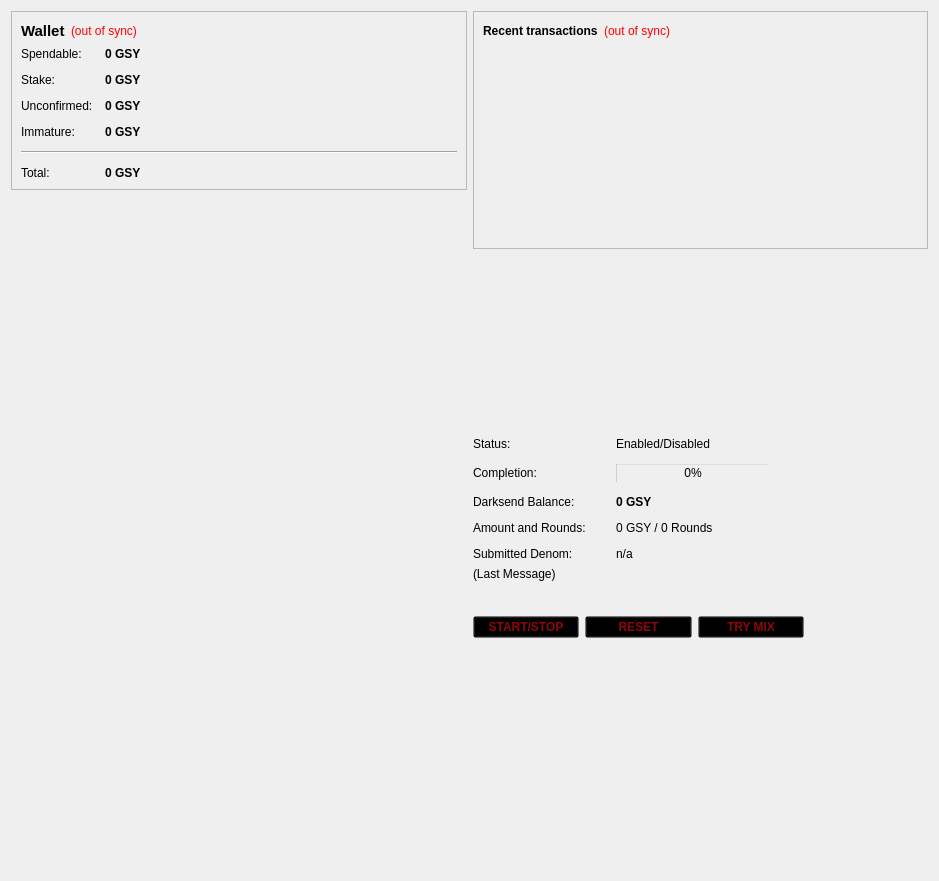
<?xml version="1.0" encoding="UTF-8"?>
<ui version="4.0">
 <class>OverviewPage</class>
 <widget class="QWidget" name="OverviewPage">
  <property name="geometry">
   <rect>
    <x>0</x>
    <y>0</y>
    <width>939</width>
    <height>881</height>
   </rect>
  </property>
  <property name="windowTitle">
   <string>Form</string>
  </property>
  <layout class="QHBoxLayout" name="horizontalLayout" stretch="0,0">
   <item>
    <layout class="QVBoxLayout" name="verticalLayout_2">
     <item>
      <widget class="QFrame" name="frame">
       <property name="frameShape">
        <enum>QFrame::StyledPanel</enum>
       </property>
       <property name="frameShadow">
        <enum>QFrame::Raised</enum>
       </property>
       <layout class="QVBoxLayout" name="verticalLayout_4">
        <item>
         <layout class="QHBoxLayout" name="horizontalLayout_4">
          <item>
           <widget class="QLabel" name="label_5">
            <property name="font">
             <font>
              <pointsize>11</pointsize>
              <weight>75</weight>
              <bold>true</bold>
             </font>
            </property>
            <property name="text">
             <string>Wallet</string>
            </property>
           </widget>
          </item>
          <item>
           <widget class="QLabel" name="labelWalletStatus">
            <property name="toolTip">
             <string>The displayed information may be out of date. Your wallet automatically synchronizes with the GenesysCoin network after a connection is established, but this process has not completed yet.</string>
            </property>
            <property name="styleSheet">
             <string notr="true">QLabel { color: red; }</string>
            </property>
            <property name="text">
             <string notr="true">(out of sync)</string>
            </property>
            <property name="alignment">
             <set>Qt::AlignLeading|Qt::AlignLeft|Qt::AlignVCenter</set>
            </property>
           </widget>
          </item>
          <item>
           <spacer name="horizontalSpacer_2">
            <property name="orientation">
             <enum>Qt::Horizontal</enum>
            </property>
            <property name="sizeHint" stdset="0">
             <size>
              <width>40</width>
              <height>20</height>
             </size>
            </property>
           </spacer>
          </item>
         </layout>
        </item>
        <item>
         <layout class="QFormLayout" name="formLayout_2">
          <property name="fieldGrowthPolicy">
           <enum>QFormLayout::AllNonFixedFieldsGrow</enum>
          </property>
          <property name="horizontalSpacing">
           <number>12</number>
          </property>
          <property name="verticalSpacing">
           <number>12</number>
          </property>
          <item row="0" column="0">
           <widget class="QLabel" name="label">
            <property name="text">
             <string>Spendable:</string>
            </property>
           </widget>
          </item>
          <item row="0" column="1">
           <widget class="QLabel" name="labelBalance">
            <property name="font">
             <font>
              <weight>75</weight>
              <bold>true</bold>
             </font>
            </property>
            <property name="cursor">
             <cursorShape>IBeamCursor</cursorShape>
            </property>
            <property name="toolTip">
             <string>Your current spendable balance</string>
            </property>
            <property name="text">
             <string notr="true">0 GSY</string>
            </property>
            <property name="textInteractionFlags">
             <set>Qt::LinksAccessibleByMouse|Qt::TextSelectableByKeyboard|Qt::TextSelectableByMouse</set>
            </property>
           </widget>
          </item>
          <item row="1" column="0">
           <widget class="QLabel" name="label_6">
            <property name="text">
             <string>Stake:</string>
            </property>
           </widget>
          </item>
          <item row="1" column="1">
           <widget class="QLabel" name="labelStake">
            <property name="font">
             <font>
              <weight>75</weight>
              <bold>true</bold>
             </font>
            </property>
            <property name="cursor">
             <cursorShape>IBeamCursor</cursorShape>
            </property>
            <property name="toolTip">
             <string>Total of coins that was staked, and do not yet count toward the current balance</string>
            </property>
            <property name="text">
             <string notr="true">0 GSY</string>
            </property>
            <property name="textInteractionFlags">
             <set>Qt::LinksAccessibleByMouse|Qt::TextSelectableByKeyboard|Qt::TextSelectableByMouse</set>
            </property>
           </widget>
          </item>
          <item row="2" column="0">
           <widget class="QLabel" name="label_3">
            <property name="text">
             <string>Unconfirmed:</string>
            </property>
           </widget>
          </item>
          <item row="2" column="1">
           <widget class="QLabel" name="labelUnconfirmed">
            <property name="font">
             <font>
              <weight>75</weight>
              <bold>true</bold>
             </font>
            </property>
            <property name="cursor">
             <cursorShape>IBeamCursor</cursorShape>
            </property>
            <property name="toolTip">
             <string>Total of transactions that have yet to be confirmed, and do not yet count toward the current balance</string>
            </property>
            <property name="text">
             <string notr="true">0 GSY</string>
            </property>
            <property name="textInteractionFlags">
             <set>Qt::LinksAccessibleByMouse|Qt::TextSelectableByKeyboard|Qt::TextSelectableByMouse</set>
            </property>
           </widget>
          </item>
          <item row="3" column="0">
           <widget class="QLabel" name="labelImmatureText">
            <property name="text">
             <string>Immature:</string>
            </property>
           </widget>
          </item>
          <item row="3" column="1">
           <widget class="QLabel" name="labelImmature">
            <property name="font">
             <font>
              <weight>75</weight>
              <bold>true</bold>
             </font>
            </property>
            <property name="toolTip">
             <string>Mined balance that has not yet matured</string>
            </property>
            <property name="text">
             <string notr="true">0 GSY</string>
            </property>
            <property name="textInteractionFlags">
             <set>Qt::LinksAccessibleByMouse|Qt::TextSelectableByKeyboard|Qt::TextSelectableByMouse</set>
            </property>
           </widget>
          </item>
          <item row="4" column="0" colspan="2">
           <widget class="Line" name="line">
            <property name="orientation">
             <enum>Qt::Horizontal</enum>
            </property>
           </widget>
          </item>
          <item row="5" column="0">
           <widget class="QLabel" name="labelTotalText">
            <property name="text">
             <string>Total:</string>
            </property>
           </widget>
          </item>
          <item row="5" column="1">
           <widget class="QLabel" name="labelTotal">
            <property name="font">
             <font>
              <weight>75</weight>
              <bold>true</bold>
             </font>
            </property>
            <property name="cursor">
             <cursorShape>IBeamCursor</cursorShape>
            </property>
            <property name="toolTip">
             <string>Your current total balance</string>
            </property>
            <property name="text">
             <string notr="true">0 GSY</string>
            </property>
            <property name="textInteractionFlags">
             <set>Qt::LinksAccessibleByMouse|Qt::TextSelectableByKeyboard|Qt::TextSelectableByMouse</set>
            </property>
           </widget>
          </item>
         </layout>
        </item>
       </layout>
      </widget>
     </item>
     <item>
      <spacer name="verticalSpacer_4">
       <property name="orientation">
        <enum>Qt::Vertical</enum>
       </property>
       <property name="sizeHint" stdset="0">
        <size>
         <width>20</width>
         <height>40</height>
        </size>
       </property>
      </spacer>
     </item>
     <item>
      <widget class="QLabel" name="label_2">
       <property name="text">
        <string/>
       </property>
       <property name="pixmap">
        <pixmap resource="../bitcoin.qrc">:/images/Wallet_Logo</pixmap>
       </property>
       <property name="alignment">
        <set>Qt::AlignCenter</set>
       </property>
      </widget>
     </item>
     <item>
      <spacer name="verticalSpacer">
       <property name="orientation">
        <enum>Qt::Vertical</enum>
       </property>
       <property name="sizeHint" stdset="0">
        <size>
         <width>20</width>
         <height>40</height>
        </size>
       </property>
      </spacer>
     </item>
    </layout>
   </item>
   <item>
    <layout class="QVBoxLayout" name="verticalLayout_3">
     <item>
      <widget class="QFrame" name="frame_2">
       <property name="frameShape">
        <enum>QFrame::StyledPanel</enum>
       </property>
       <property name="frameShadow">
        <enum>QFrame::Raised</enum>
       </property>
       <layout class="QVBoxLayout" name="verticalLayout">
        <item>
         <layout class="QHBoxLayout" name="horizontalLayout_2">
          <item>
           <widget class="QLabel" name="label_4">
            <property name="text">
             <string>&lt;b&gt;Recent transactions&lt;/b&gt;</string>
            </property>
           </widget>
          </item>
          <item>
           <widget class="QLabel" name="labelTransactionsStatus">
            <property name="toolTip">
             <string>The displayed information may be out of date. Your wallet automatically synchronizes with the GenesysCoin network after a connection is established, but this process has not completed yet.</string>
            </property>
            <property name="styleSheet">
             <string notr="true">QLabel { color: red; }</string>
            </property>
            <property name="text">
             <string notr="true">(out of sync)</string>
            </property>
            <property name="alignment">
             <set>Qt::AlignRight|Qt::AlignTrailing|Qt::AlignVCenter</set>
            </property>
           </widget>
          </item>
          <item>
           <spacer name="horizontalSpacer">
            <property name="orientation">
             <enum>Qt::Horizontal</enum>
            </property>
            <property name="sizeHint" stdset="0">
             <size>
              <width>40</width>
              <height>20</height>
             </size>
            </property>
           </spacer>
          </item>
         </layout>
        </item>
        <item>
         <widget class="QListView" name="listTransactions">
          <property name="styleSheet">
           <string notr="true">QListView { background: transparent; }</string>
          </property>
          <property name="frameShape">
           <enum>QFrame::NoFrame</enum>
          </property>
          <property name="verticalScrollBarPolicy">
           <enum>Qt::ScrollBarAlwaysOff</enum>
          </property>
          <property name="horizontalScrollBarPolicy">
           <enum>Qt::ScrollBarAlwaysOff</enum>
          </property>
          <property name="selectionMode">
           <enum>QAbstractItemView::NoSelection</enum>
          </property>
         </widget>
        </item>
		</layout>
      </widget>
     </item>
	 <item>
      <spacer name="verticalSpacer_31">
       <property name="orientation">
        <enum>Qt::Vertical</enum>
       </property>
       <property name="sizeHint" stdset="0">
        <size>
         <width>20</width>
         <height>40</height>
        </size>
       </property>
      </spacer>
     </item>
		
		
<item>
<widget class="QFrame" name="frameDarksend">
<property name="sizePolicy">
             <sizepolicy hsizetype="MinimumExpanding" vsizetype="MinimumExpanding">
              <horstretch>0</horstretch>
              <verstretch>0</verstretch>
             </sizepolicy>
            </property>
<property name="minimumSize">
             <size>
              <width>301</width>
              <height>251</height>
             </size>
            </property>
      <property name="styleSheet">
       <string notr="true">background:transparent;</string>
      </property>
      <property name="frameShape">
       <enum>QFrame::StyledPanel</enum>
      </property>
      <property name="frameShadow">
       <enum>QFrame::Raised</enum>
      </property>
      <widget class="QWidget" name="verticalLayoutWidget">
       <property name="geometry">
        <rect>
         <x>0</x>
         <y>0</y>
         <width>331</width>
         <height>201</height>
        </rect>
       </property>
       <layout class="QVBoxLayout" name="verticalLayout_5">
        <item>
         <layout class="QFormLayout" name="formLayout">
          <property name="fieldGrowthPolicy">
           <enum>QFormLayout::AllNonFixedFieldsGrow</enum>
          </property>
          <property name="horizontalSpacing">
           <number>30</number>
          </property>
          <property name="verticalSpacing">
           <number>12</number>
          </property>
          <item row="0" column="0">
           <widget class="QLabel" name="label_61">
            <property name="text">
             <string>Status:</string>
            </property>
           </widget>
          </item>
          <item row="0" column="1">
           <widget class="QLabel" name="darksendEnabled">
            <property name="styleSheet">
             <string notr="true">color: rgb(0, 0, 0);</string>
            </property>
            <property name="text">
             <string>Enabled/Disabled</string>
            </property>
           </widget>
          </item>
          <item row="1" column="0">
           <widget class="QLabel" name="label_7">
            <property name="styleSheet">
             <string notr="true">color: rgb(0, 0, 0);</string>
            </property>
            <property name="text">
             <string>Completion:</string>
            </property>
           </widget>
          </item>
          <item row="1" column="1">
           <widget class="QProgressBar" name="darksendProgress">
            <property name="maximumSize">
             <size>
              <width>154</width>
              <height>16777215</height>
             </size>
            </property>
            <property name="styleSheet">
             <string notr="true">background:transparent;</string>
            </property>
            <property name="value">
             <number>0</number>
            </property>
           </widget>
          </item>
          <item row="2" column="0">
           <widget class="QLabel" name="labelAnonymizedText">
            <property name="styleSheet">
             <string notr="true">color: rgb(0, 0, 0);</string>
            </property>
            <property name="text">
             <string>Darksend Balance:</string>
            </property>
           </widget>
          </item>
          <item row="2" column="1">
           <widget class="QLabel" name="labelAnonymized">
            <property name="font">
             <font>
              <weight>75</weight>
              <bold>true</bold>
             </font>
            </property>
            <property name="styleSheet">
             <string notr="true">color: rgb(0, 0, 0);</string>
            </property>
            <property name="text">
             <string>0 GSY</string>
            </property>
           </widget>
          </item>
          <item row="3" column="0">
           <widget class="QLabel" name="label_8">
            <property name="styleSheet">
             <string notr="true">color: rgb(0, 0, 0);</string>
            </property>
            <property name="text">
             <string>Amount and Rounds:</string>
            </property>
           </widget>
          </item>
          <item row="3" column="1">
           <widget class="QLabel" name="labelAmountRounds">
            <property name="styleSheet">
             <string notr="true">color: rgb(0, 0, 0);</string>
            </property>
            <property name="text">
             <string>0 GSY / 0 Rounds</string>
            </property>
           </widget>
          </item>
          <item row="4" column="0">
           <widget class="QLabel" name="label_9">
            <property name="styleSheet">
             <string notr="true">color: rgb(0, 0, 0);</string>
            </property>
            <property name="text">
             <string>Submitted Denom:</string>
            </property>
           </widget>
          </item>
          <item row="4" column="1">
           <widget class="QLabel" name="labelSubmittedDenom">
            <property name="statusTip">
             <string>The denominations you submitted to the Skynode. To mix, other users must submit the exact same denominations.</string>
            </property>
            <property name="styleSheet">
             <string notr="true">color: rgb(0, 0, 0);</string>
            </property>
            <property name="text">
             <string>n/a</string>
            </property>
           </widget>
          </item>
         </layout>
        </item>
        <item>
         <widget class="QLabel" name="darksendStatus">
          <property name="minimumSize">
           <size>
            <width>288</width>
            <height>43</height>
           </size>
          </property>
          <property name="styleSheet">
           <string notr="true">color: rgb(0, 0, 0);</string>
          </property>
          <property name="text">
           <string>(Last Message)</string>
          </property>
          <property name="alignment">
           <set>Qt::AlignLeading|Qt::AlignLeft|Qt::AlignTop</set>
          </property>
          <property name="wordWrap">
           <bool>true</bool>
          </property>
         </widget>
        </item>
        <item>
         <layout class="QHBoxLayout" name="horizontalLayout_21">
          <item>
           <widget class="QPushButton" name="toggleDarksend">
            <property name="sizePolicy">
             <sizepolicy hsizetype="MinimumExpanding" vsizetype="Fixed">
              <horstretch>0</horstretch>
              <verstretch>0</verstretch>
             </sizepolicy>
            </property>
			
			<property name="font">
             <font>
              <weight>75</weight>
              <bold>true</bold>
             </font>
            </property>
			
            <property name="styleSheet">
             <string notr="true">color: rgb(142,7,11);</string>
            </property>
            <property name="text">
             <string>START/STOP</string>
            </property>
           </widget>
          </item>
          <item>
           <widget class="QPushButton" name="darksendReset">
            <property name="sizePolicy">
             <sizepolicy hsizetype="MinimumExpanding" vsizetype="Fixed">
              <horstretch>0</horstretch>
              <verstretch>0</verstretch>
             </sizepolicy>
            </property>
            <property name="toolTip">
             <string>Reset the current status of Darksend (can interrupt Darksend if it's in the process of Mixing, which can cost you money!)</string>
            </property>
            <property name="autoFillBackground">
             <bool>false</bool>
            </property>
			
			<property name="font">
             <font>
              <weight>75</weight>
              <bold>true</bold>
             </font>
            </property>
			
            <property name="styleSheet">
             <string notr="true">color: rgb(142,7,11);</string>
            </property>
            <property name="text">
             <string>RESET</string>
            </property>
           </widget>
          </item>
          <item>
           <widget class="QPushButton" name="darksendAuto">
            <property name="sizePolicy">
             <sizepolicy hsizetype="MinimumExpanding" vsizetype="Fixed">
              <horstretch>0</horstretch>
              <verstretch>0</verstretch>
             </sizepolicy>
            </property>
            <property name="toolTip">
             <string>Try to manually submit a Darksend request.</string>
            </property>
			
			<property name="font">
             <font>
              <weight>75</weight>
              <bold>true</bold>
             </font>
            </property>
			
            <property name="styleSheet">
             <string notr="true">color: rgb(142,7,11);</string>
            </property>
            <property name="text">
             <string>TRY MIX</string>
            </property>
           </widget>
          </item>
         </layout>
        </item>
       </layout>
      </widget>
     </widget>
</item>
		
     <item>
      <spacer name="verticalSpacer_2">
       <property name="orientation">
        <enum>Qt::Vertical</enum>
       </property>
       <property name="sizeHint" stdset="0">
        <size>
         <width>10</width>
         <height>20</height>
        </size>
       </property>
      </spacer>
     </item>
    </layout>
   </item>
  </layout>
 </widget>
 <resources>
  <include location="../bitcoin.qrc"/>
 </resources>
 <connections/>
</ui>
